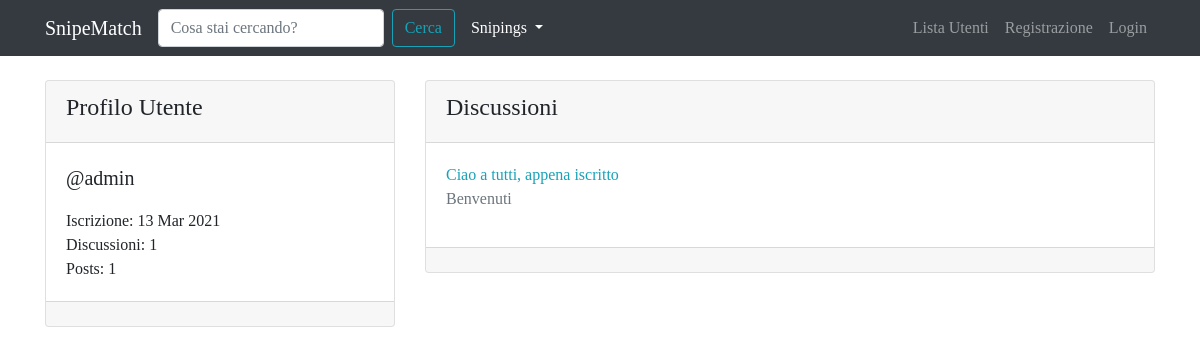
Page /user/admin/ on the earlier database version.
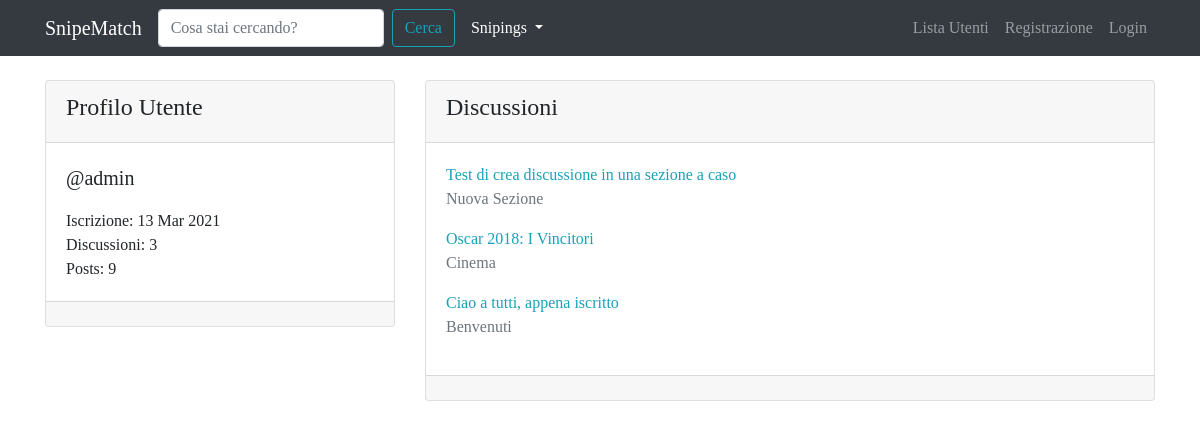
Same page on the later database version.
### forum/models.py (models this page shows, shortened)
class Discussione(models.Model):
    titolo = models.CharField(max_length=120)
    data_creazione = models.DateTimeField(auto_now_add=True)   #auto_now_add setta la adata quando è creata la discussione
    autore_discussione = models.ForeignKey(User, on_delete=models.CASCADE, related_name="discussioni")  #col related accedo facilmente alle discussioni create da un utente
    sezione_appartenenza = models.ForeignKey(Sezione, on_delete=models.CASCADE)
    def get_absolute_url(self):
        return reverse("visualizza_discussione", kwargs={"pk": self.pk})  #gli passo come argomento la chiave primaria, perchè serve per riscostruire l'url
    class Meta:
        verbose_name = "Discussione"
        verbose_name_plural = "Discussioni"

class Sezione(models.Model):
    nome_sezione = models.CharField(max_length=80)
    descrizione = models.CharField(max_length=150, blank=True, null=True)   #blank: può non essere presente il campo; null: ouò essere null
    logo_sezione = models.ImageField(blank=True, null=True)
    def __str__(self):
        return self.nome_sezione
    class Meta:
        verbose_name = "Sezione"
        verbose_name_plural = "Sezioni"

### core/views.py (the view)
# urls.py: path("user/<str:username>/", views.user_profile_view, name="user_profile"),
def user_profile_view(request, username): #gli passo l'identificativo dello user (uso la chiave primaria)
    user = get_object_or_404(User, username=username)   #prendo lo user che ha quella chiave primaria, se non esiste ottengo 404
    discussioni_utente = Discussione.objects.filter(autore_discussione=user).order_by("-pk")
    context = {"user": user, "discussioni_utente": discussioni_utente}
    return render(request, "core/user_profile.html", context)

### core/templates/core/user_profile.html (shortened to what this page needs)
{% extends 'base.html' %}
{% block content %}
    <div class="row mt-3">
        <div class="col-4">
            <div class="card my-2">
                <div class="card-header">
                    <h4>{% if request.user == user %} Il Tuo {% endif %}Profilo Utente</h4>
                </div>
                <div class="card-body">
                    <p class="lead">@{{ user }}</p>
                    <p class="mb-0">Iscrizione: {{ user.date_joined|date:"d M Y"}}</p>
                    <p class="mb-0">Discussioni: {{ user.discussioni.count }}</p>
                    <p class="mb-0">Posts: {{ user.posts.count }}</p>
                </div>
                <div class="card-footer"></div>
            </div>
        </div>
        <div class="col-8">
            <div class="card my-2">
                <div class="card-header">
                    <h4>Discussioni</h4>
                </div>
                <div class="card-body">
                    {% for discussione in discussioni_utente %}
                        <a href="{{ discussione.get_absolute_url }}">{{ discussione.titolo }}</a>
                        <p class="text-muted">{{ discussione.sezione_appartenenza }}</p>
                    {% endfor %}
                </div>
                <div class="card-footer"></div>
            </div>
        </div>
    </div>
{% endblock content %}

Differences in the rows shown:
added Discussione: titolo "Test di crea discussione in una sezione a caso", sezione_appartenenza "Nuova Sezione"
added Discussione: titolo "Oscar 2018: I Vincitori", sezione_appartenenza "Cinema"
Other differences:
{{ user.discussioni.count }}: "1" → "3"
{{ user.posts.count }}: "1" → "9"
